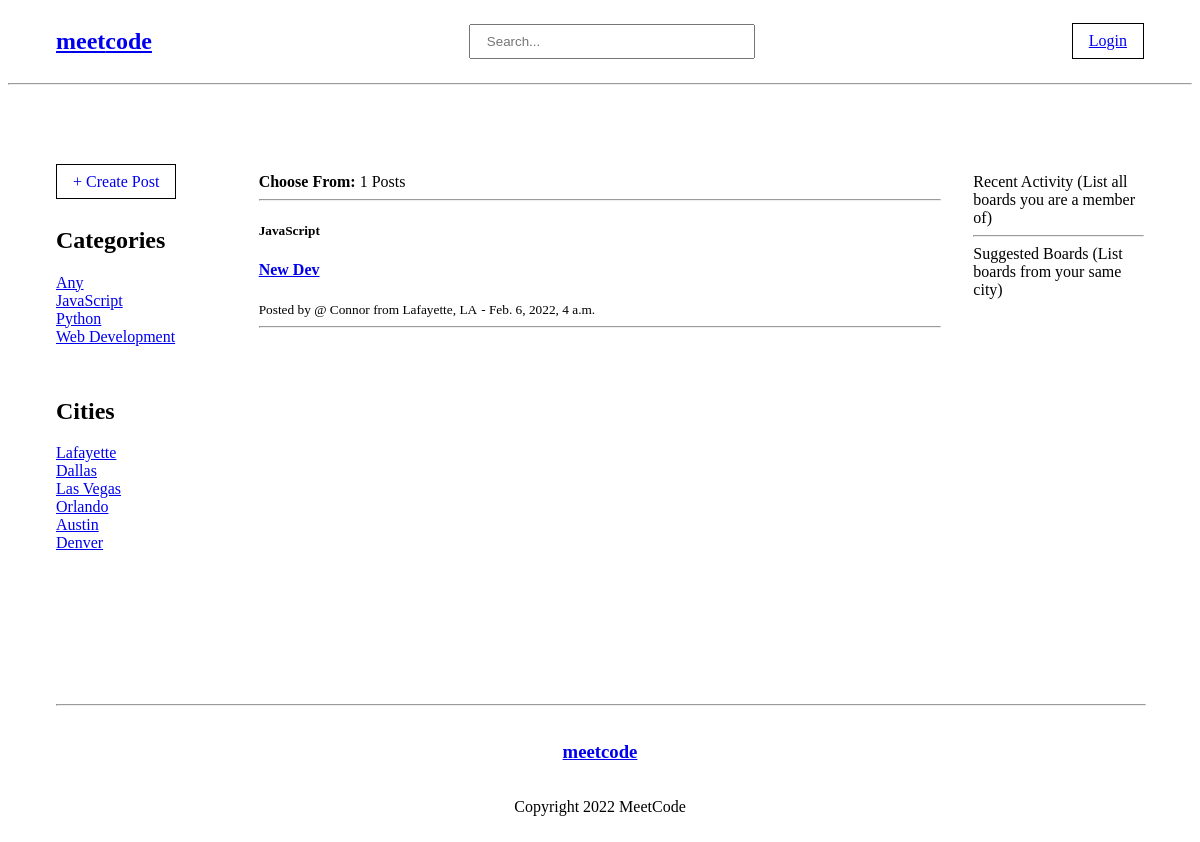
Page /?q=lafayette on the committed database.
### base/models.py (models this page shows, shortened)
class Category(models.Model):
    name = models.CharField(max_length=50)
    def __str__(self):
        return self.name

class Board(models.Model):
    author = models.ForeignKey(User, on_delete=models.SET_NULL, null=True)
    category = models.ForeignKey(Category, on_delete=models.SET_NULL, null=True)
    city = models.CharField(max_length=30, null=True, blank=True)
    state = models.CharField(max_length=2, null=True, blank=True)
    name = models.CharField(max_length=200)
    description = models.TextField(null=True, blank=True)
    updated = models.DateTimeField(auto_now=True)
    created = models.DateTimeField(auto_now_add=True)
    class Meta:
        ordering = ['-updated', '-created']

### base/views.py (the view)
# urls.py: path("", views.home, name="home"),
def home(request):
    query = request.GET.get('q') if request.GET.get('q') != None else ''
    board_list = Board.objects.filter(
        Q(name__icontains=query) |
        Q(city__icontains=query) |
        Q(category__name__icontains=query)
    )
    board_count = board_list.count()
    categories = Category.objects.all()[:10]
    cities = Board.objects.all()[:10]
    context = {'board_list': board_list, 'board_count': board_count, 'categories': categories, 'cities': cities}
    return render(request, 'base/home.html', context)

### base/templates/base/home.html (shortened to what this page needs)
{% extends 'layout.html' %}
{% load humanize %}
{% block content %}
<div class="main-container">
    <div class="left-sidebar">
        <div class="new-post-container">
            <a class="new-post" href="{% url 'new-board' %}">+ Create Post</a>
        </div>
        <div class="category-container">
            <h2>Categories</h2>
            <a href="{% url 'home' %}">Any</a>
            {% for category in categories %}
                <div>
                    <a href="{% url 'home' %}?q={{category.name}}">{{category.name}}</a>
                </div>
            {% endfor %}
        </div>
        <div class="category-container">
            <h2>Cities</h2>
            {% for board in cities %}
                <div>
                    <a href="{% url 'home' %}?q={{board.city}}">{{board.city.title}}</a>
                </div>
            {% endfor %}
        </div>
    </div>
    <div class="content-container">
        <div>
          <span><strong>Choose From:</strong> {{board_count}} Posts</span>
          <hr>
        </div>
        {% for board in board_list %}
            <div>
                <h5>{{board.category}}</h5>
                <h4><a href="{% url 'board' board.id %}">{{board.name}}</a></h4>
                <span><small>Posted by @ {{board.author.username.title}} from {{board.city.title}}, {{board.state.upper}}</small></span>
                <span><small>- {{board.created}} </small></span>
                <hr>
            </div>
        {% endfor %}
    </div>
    <div class="right-sidebar">
        <div class="recent-container">
            Recent Activity
            (List all boards you are a member of)
         </div>
         <hr>
        <div class="suggested-container">
            Suggested Boards
            (List boards from your same city)
         </div>
    </div>
</div>
{% endblock content %}

### templates/layout.html (style rules this page uses)
.main-container { display: grid; grid-template-columns: 1fr 4fr 1fr; padding: 3rem; gap: 2rem; }
.content-container { padding: 2rem 0; }
.left-sidebar { padding: 2rem 0; }
.right-sidebar { padding: 2rem 0; }
.new-post-container { padding-top: 0; }
.new-post { text-decoration: none; border: 1px solid #000; padding: .5rem 1rem; }
.category-container { padding: 1rem 0; }

### rows in the picture
Category: name "JavaScript"
Category: name "Python"
Category: name "Web Development"
Board: city "Lafayette", category "JavaScript", name "New Dev", author.username "Connor", state "LA", created "Feb. 6, 2022, 4 a.m."
Board: city "Dallas"
Board: city "Las Vegas"
Board: city "Orlando"
Board: city "Austin"
Board: city "Denver"

### other values in the picture
{{ board_count }} "1"
